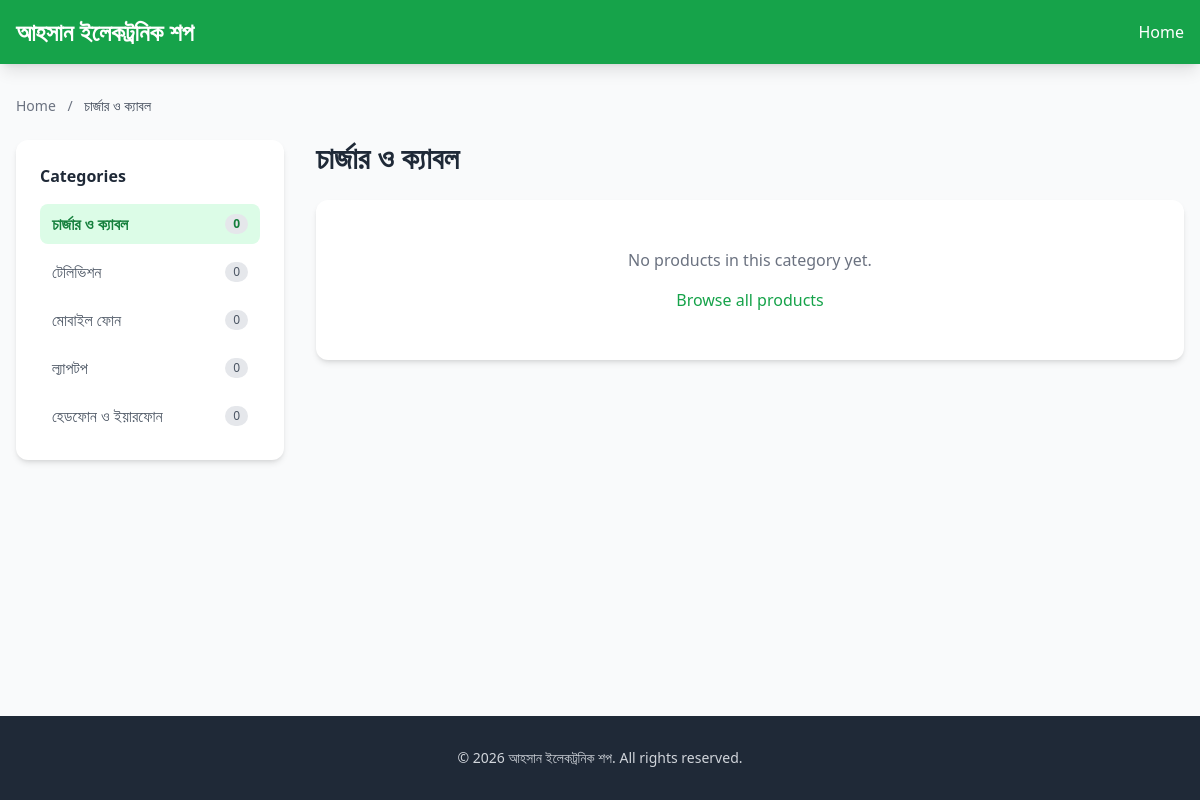
The app's page /category.php?id=5 with its own data.
### tables this page shows
CREATE TABLE IF NOT EXISTS `categories` (
  `id` INT AUTO_INCREMENT PRIMARY KEY,
  `name` VARCHAR(255) NOT NULL,
  `created_at` TIMESTAMP DEFAULT CURRENT_TIMESTAMP,
  `updated_at` TIMESTAMP DEFAULT CURRENT_TIMESTAMP ON UPDATE CURRENT_TIMESTAMP
);

### db.php (called while the page is built, shortened)
<?php
function getSettings($conn) {
    $settings = [];
    $result = $conn->query("SELECT setting_key, setting_value FROM settings");
    if ($result) {
        while ($row = $result->fetch_assoc()) {
            $settings[$row['setting_key']] = $row['setting_value'];
        }
    }
    return $settings;
}
?>

### category.php (the view, shortened to what this page needs)
<?php
require_once 'db.php';
$settings = getSettings($conn);
$site_title = $settings['site_title'] ?? 'Ahsan Electronic Shop';
$whatsapp = $settings['whatsapp_number'] ?? '';
$category_id = isset($_GET['id']) ? (int)$_GET['id'] : 0;
$cat_stmt = $conn->prepare("SELECT * FROM categories WHERE id = ?");
$cat_stmt->bind_param("i", $category_id);
$cat_stmt->execute();
$cat_result = $cat_stmt->get_result();
$current_category = $cat_result->fetch_assoc();
$prod_stmt = $conn->prepare("SELECT * FROM products WHERE category_id = ? ORDER BY created_at DESC");
$prod_stmt->bind_param("i", $category_id);
$prod_stmt->execute();
$products = $prod_stmt->get_result();
$all_categories = $conn->query("SELECT c.*, (SELECT COUNT(*) FROM products WHERE category_id = c.id) as product_count FROM categories c ORDER BY c.name ASC");
?>
<!DOCTYPE html>
<html lang="en">
<head>
    <script src="https://cdn.tailwindcss.com"></script>
</head>
<body class="bg-gray-50 min-h-screen flex flex-col">
    <header class="bg-green-600 text-white shadow-lg sticky top-0 z-50">
        <div class="max-w-7xl mx-auto px-4 py-4">
            <div class="flex justify-between items-center">
                <div class="flex items-center space-x-3">
                    <a href="index.php" class="text-xl md:text-2xl font-bold"><?php echo htmlspecialchars($site_title); ?></a>
                </div>
                <div class="flex items-center space-x-4">
                    <a href="index.php" class="hidden md:inline hover:text-green-200 transition">Home</a>
                </div>
            </div>
        </div>
    </header>
    <main class="flex-1 py-8">
        <div class="max-w-7xl mx-auto px-4">
            <nav class="text-sm text-gray-500 mb-6">
                <a href="index.php" class="hover:text-green-600">Home</a>
                <span class="mx-2">/</span>
                <span class="text-gray-700"><?php echo htmlspecialchars($current_category['name']); ?></span>
            </nav>
            <div class="grid grid-cols-1 md:grid-cols-4 gap-8">
                <aside class="hidden md:block">
                    <div class="bg-white rounded-xl shadow-md p-6 sticky top-24">
                        <h3 class="font-bold text-gray-800 mb-4">Categories</h3>
                        <ul class="space-y-2">
                            <?php while ($sc = $all_categories->fetch_assoc()): ?>
                                <li>
                                    <a href="category.php?id=<?php echo (int)$sc['id']; ?>"
                                       class="flex items-center justify-between py-2 px-3 rounded-lg transition <?php echo ($sc['id'] == $category_id) ? 'bg-green-100 text-green-700 font-semibold' : 'hover:bg-gray-100 text-gray-600'; ?>">
                                        <span class="flex items-center">
                                            <?php echo htmlspecialchars($sc['name']); ?>
                                        </span>
                                        <span class="text-xs bg-gray-200 px-2 py-0.5 rounded-full"><?php echo (int)$sc['product_count']; ?></span>
                                    </a>
                                </li>
                            <?php endwhile; ?>
                        </ul>
                    </div>
                </aside>
                <div class="md:col-span-3">
                    <div class="flex items-center mb-6">
                        <h1 class="text-2xl md:text-3xl font-bold text-gray-800"><?php echo htmlspecialchars($current_category['name']); ?></h1>
                    </div>
                    <?php if ($products && $products->num_rows > 0): ?>
                        <div class="grid grid-cols-2 sm:grid-cols-3 gap-6">
                            <?php while ($product = $products->fetch_assoc()):
                                $wa_msg = urlencode("Hi! I'm interested in: " . $product['name'] . " (Price: " . number_format($product['price'], 0) . " BDT)");
                            ?>
                                <div class="bg-white rounded-xl shadow-md overflow-hidden hover:shadow-xl transition">
                                    <a href="product.php?id=<?php echo (int)$product['id']; ?>">
                                        <div class="aspect-square bg-gray-200 overflow-hidden">
                                            <?php if (!empty($product['image']) && file_exists('uploads/' . $product['image'])): ?>
                                                <img src="uploads/<?php echo htmlspecialchars($product['image']); ?>" alt="" class="w-full h-full object-cover hover:scale-110 transition duration-300">
                                            <?php else: ?>
                                                <div class="w-full h-full flex items-center justify-center text-gray-400 text-sm">No Image</div>
                                            <?php endif; ?>
                                        </div>
                                    </a>
                                    <div class="p-4">
                                        <a href="product.php?id=<?php echo (int)$product['id']; ?>">
                                            <h3 class="font-semibold text-gray-800 text-sm line-clamp-2 mb-2 hover:text-green-600 transition"><?php echo htmlspecialchars($product['name']); ?></h3>
                                        </a>
                                        <p class="text-green-600 font-bold mb-3">&#x09F3; <?php echo number_format($product['price'], 0); ?></p>
                                        <?php if (!empty($whatsapp)): ?>
                                            <a href="https://wa.me/<?php echo preg_replace('/[^0-9]/', '', $whatsapp); ?>?text=<?php echo $wa_msg; ?>" target="_blank"
                                               class="block w-full bg-green-600 text-white py-2 rounded-lg text-center text-sm hover:bg-green-700 transition">
                                                WhatsApp Order
                                            </a>
                                        <?php endif; ?>
                                    </div>
                                </div>
                            <?php endwhile; ?>
                        </div>
                    <?php else: ?>
                        <div class="bg-white rounded-xl shadow-md p-12 text-center">
                            <p class="text-gray-500">No products in this category yet.</p>
                            <a href="index.php" class="text-green-600 hover:underline mt-4 inline-block">Browse all products</a>
                        </div>
                    <?php endif; ?>
                </div>
            </div>
        </div>
    </main>
    <footer class="bg-gray-800 text-gray-300 py-8 mt-12">
        <div class="max-w-7xl mx-auto px-4 text-center">
            <p class="text-sm">&copy; <?php echo date('Y'); ?> <?php echo htmlspecialchars($site_title); ?>. All rights reserved.</p>
        </div>
    </footer>
</body>
</html>

### records on screen
categories: name "চার্জার ও ক্যাবল", product_count "0"
categories: name "টেলিভিশন", product_count "0"
categories: name "মোবাইল ফোন", product_count "0"
categories: name "ল্যাপটপ", product_count "0"
categories: name "হেডফোন ও ইয়ারফোন", product_count "0"

### other values on screen
$site_title "আহসান ইলেকট্রনিক শপ"
